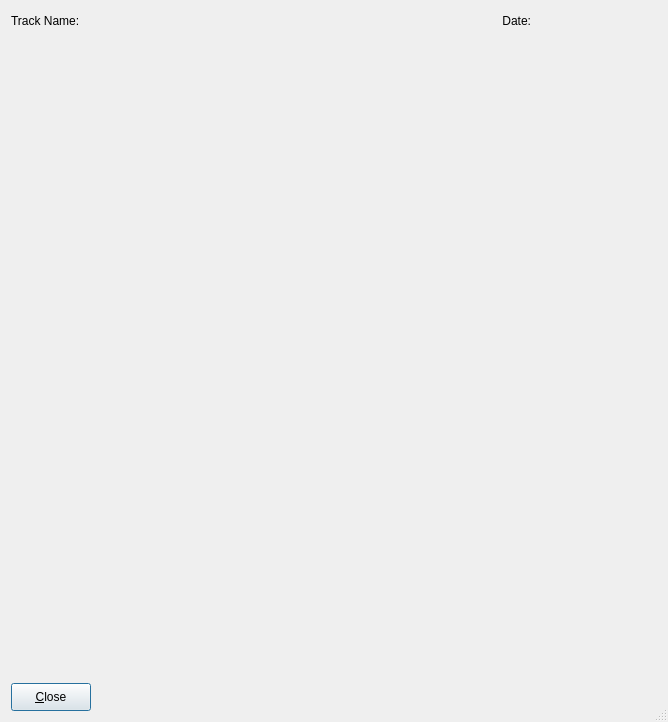
<?xml version="1.0" encoding="UTF-8"?>
<ui version="4.0">
 <class>GpLatLon</class>
 <widget class="QDialog" name="GpLatLon">
  <property name="geometry">
   <rect>
    <x>0</x>
    <y>0</y>
    <width>668</width>
    <height>722</height>
   </rect>
  </property>
  <property name="windowTitle">
   <string>Output Graph</string>
  </property>
  <property name="sizeGripEnabled">
   <bool>true</bool>
  </property>
  <property name="modal">
   <bool>true</bool>
  </property>
  <layout class="QGridLayout" name="gridLayout">
   <item row="0" column="0">
    <layout class="QHBoxLayout" name="hlTrkName">
     <item>
      <widget class="QLabel" name="lblTrack">
       <property name="minimumSize">
        <size>
         <width>70</width>
         <height>20</height>
        </size>
       </property>
       <property name="text">
        <string>Track Name:</string>
       </property>
      </widget>
     </item>
     <item>
      <widget class="QLabel" name="dspTrkName">
       <property name="minimumSize">
        <size>
         <width>200</width>
         <height>0</height>
        </size>
       </property>
       <property name="text">
        <string/>
       </property>
      </widget>
     </item>
     <item>
      <spacer name="hsName0">
       <property name="orientation">
        <enum>Qt::Horizontal</enum>
       </property>
       <property name="sizeHint" stdset="0">
        <size>
         <width>40</width>
         <height>20</height>
        </size>
       </property>
      </spacer>
     </item>
     <item>
      <widget class="QLabel" name="lblDate">
       <property name="minimumSize">
        <size>
         <width>40</width>
         <height>0</height>
        </size>
       </property>
       <property name="text">
        <string>Date:</string>
       </property>
       <property name="alignment">
        <set>Qt::AlignRight|Qt::AlignTrailing|Qt::AlignVCenter</set>
       </property>
      </widget>
     </item>
     <item>
      <widget class="QLabel" name="dspTrkDate">
       <property name="minimumSize">
        <size>
         <width>120</width>
         <height>0</height>
        </size>
       </property>
       <property name="text">
        <string/>
       </property>
      </widget>
     </item>
    </layout>
   </item>
   <item row="2" column="0">
    <layout class="QHBoxLayout" name="hlButton">
     <item>
      <widget class="QPushButton" name="pbClose">
       <property name="minimumSize">
        <size>
         <width>80</width>
         <height>28</height>
        </size>
       </property>
       <property name="text">
        <string>&amp;Close</string>
       </property>
       <property name="shortcut">
        <string>Alt+C</string>
       </property>
       <property name="default">
        <bool>true</bool>
       </property>
      </widget>
     </item>
     <item>
      <spacer name="hsButton0">
       <property name="orientation">
        <enum>Qt::Horizontal</enum>
       </property>
       <property name="sizeHint" stdset="0">
        <size>
         <width>40</width>
         <height>20</height>
        </size>
       </property>
      </spacer>
     </item>
    </layout>
   </item>
   <item row="1" column="0">
    <widget class="GpMapPlot" name="gllPlot" native="true">
     <property name="sizePolicy">
      <sizepolicy hsizetype="Fixed" vsizetype="Fixed">
       <horstretch>0</horstretch>
       <verstretch>0</verstretch>
      </sizepolicy>
     </property>
     <property name="minimumSize">
      <size>
       <width>640</width>
       <height>640</height>
      </size>
     </property>
    </widget>
   </item>
  </layout>
 </widget>
 <customwidgets>
  <customwidget>
   <class>GpMapPlot</class>
   <extends>QWidget</extends>
   <header location="global">hdr/gpmapplot.h</header>
   <container>1</container>
  </customwidget>
 </customwidgets>
 <resources/>
 <connections>
  <connection>
   <sender>pbClose</sender>
   <signal>clicked()</signal>
   <receiver>GpLatLon</receiver>
   <slot>doClose()</slot>
   <hints>
    <hint type="sourcelabel">
     <x>89</x>
     <y>551</y>
    </hint>
    <hint type="destinationlabel">
     <x>202</x>
     <y>445</y>
    </hint>
   </hints>
  </connection>
 </connections>
 <slots>
  <slot>doClose()</slot>
 </slots>
</ui>
